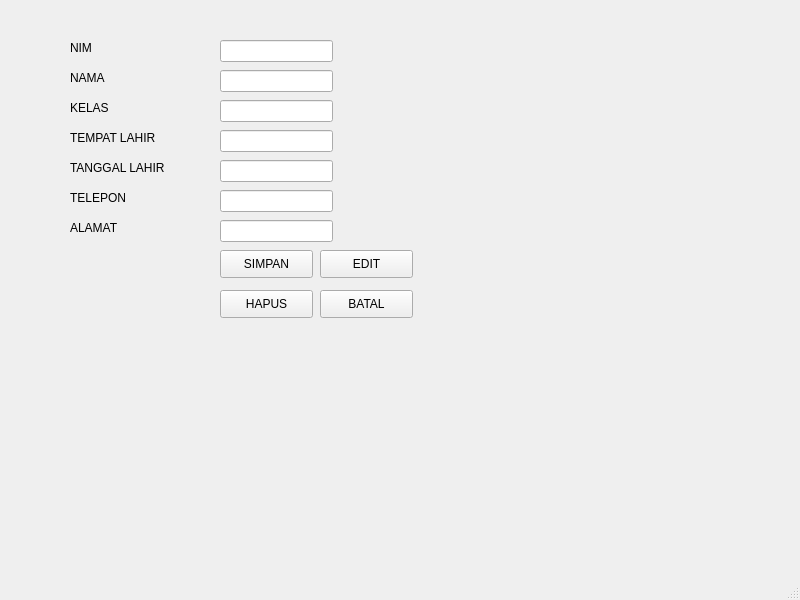
<?xml version="1.0" encoding="UTF-8"?>
<ui version="4.0">
 <class>MainWindow</class>
 <widget class="QMainWindow" name="MainWindow">
  <property name="geometry">
   <rect>
    <x>0</x>
    <y>0</y>
    <width>800</width>
    <height>600</height>
   </rect>
  </property>
  <property name="windowTitle">
   <string>MainWindow</string>
  </property>
  <widget class="QWidget" name="centralwidget">
   <widget class="QLabel" name="label">
    <property name="geometry">
     <rect>
      <x>70</x>
      <y>40</y>
      <width>55</width>
      <height>16</height>
     </rect>
    </property>
    <property name="text">
     <string>NIM</string>
    </property>
   </widget>
   <widget class="QLabel" name="label_2">
    <property name="geometry">
     <rect>
      <x>70</x>
      <y>70</y>
      <width>55</width>
      <height>16</height>
     </rect>
    </property>
    <property name="text">
     <string>NAMA</string>
    </property>
   </widget>
   <widget class="QLabel" name="label_3">
    <property name="geometry">
     <rect>
      <x>70</x>
      <y>100</y>
      <width>55</width>
      <height>16</height>
     </rect>
    </property>
    <property name="text">
     <string>KELAS</string>
    </property>
   </widget>
   <widget class="QLabel" name="label_4">
    <property name="geometry">
     <rect>
      <x>70</x>
      <y>130</y>
      <width>101</width>
      <height>16</height>
     </rect>
    </property>
    <property name="text">
     <string>TEMPAT LAHIR</string>
    </property>
   </widget>
   <widget class="QLabel" name="label_5">
    <property name="geometry">
     <rect>
      <x>70</x>
      <y>160</y>
      <width>101</width>
      <height>16</height>
     </rect>
    </property>
    <property name="text">
     <string>TANGGAL LAHIR</string>
    </property>
   </widget>
   <widget class="QLabel" name="label_6">
    <property name="geometry">
     <rect>
      <x>70</x>
      <y>190</y>
      <width>101</width>
      <height>16</height>
     </rect>
    </property>
    <property name="text">
     <string>TELEPON</string>
    </property>
   </widget>
   <widget class="QLabel" name="label_7">
    <property name="geometry">
     <rect>
      <x>70</x>
      <y>220</y>
      <width>101</width>
      <height>16</height>
     </rect>
    </property>
    <property name="text">
     <string>ALAMAT</string>
    </property>
   </widget>
   <widget class="QLineEdit" name="lineEdit">
    <property name="geometry">
     <rect>
      <x>220</x>
      <y>40</y>
      <width>113</width>
      <height>22</height>
     </rect>
    </property>
   </widget>
   <widget class="QLineEdit" name="lineEdit_2">
    <property name="geometry">
     <rect>
      <x>220</x>
      <y>70</y>
      <width>113</width>
      <height>22</height>
     </rect>
    </property>
   </widget>
   <widget class="QLineEdit" name="lineEdit_3">
    <property name="geometry">
     <rect>
      <x>220</x>
      <y>100</y>
      <width>113</width>
      <height>22</height>
     </rect>
    </property>
   </widget>
   <widget class="QLineEdit" name="lineEdit_4">
    <property name="geometry">
     <rect>
      <x>220</x>
      <y>130</y>
      <width>113</width>
      <height>22</height>
     </rect>
    </property>
   </widget>
   <widget class="QLineEdit" name="lineEdit_5">
    <property name="geometry">
     <rect>
      <x>220</x>
      <y>160</y>
      <width>113</width>
      <height>22</height>
     </rect>
    </property>
   </widget>
   <widget class="QLineEdit" name="lineEdit_6">
    <property name="geometry">
     <rect>
      <x>220</x>
      <y>190</y>
      <width>113</width>
      <height>22</height>
     </rect>
    </property>
   </widget>
   <widget class="QLineEdit" name="lineEdit_7">
    <property name="geometry">
     <rect>
      <x>220</x>
      <y>220</y>
      <width>113</width>
      <height>22</height>
     </rect>
    </property>
   </widget>
   <widget class="QPushButton" name="pushButton">
    <property name="geometry">
     <rect>
      <x>220</x>
      <y>250</y>
      <width>93</width>
      <height>28</height>
     </rect>
    </property>
    <property name="text">
     <string>SIMPAN</string>
    </property>
   </widget>
   <widget class="QPushButton" name="pushButton_2">
    <property name="geometry">
     <rect>
      <x>220</x>
      <y>290</y>
      <width>93</width>
      <height>28</height>
     </rect>
    </property>
    <property name="text">
     <string>HAPUS</string>
    </property>
   </widget>
   <widget class="QPushButton" name="pushButton_3">
    <property name="geometry">
     <rect>
      <x>320</x>
      <y>250</y>
      <width>93</width>
      <height>28</height>
     </rect>
    </property>
    <property name="text">
     <string>EDIT</string>
    </property>
   </widget>
   <widget class="QPushButton" name="pushButton_4">
    <property name="geometry">
     <rect>
      <x>320</x>
      <y>290</y>
      <width>93</width>
      <height>28</height>
     </rect>
    </property>
    <property name="text">
     <string>BATAL</string>
    </property>
   </widget>
  </widget>
  <widget class="QMenuBar" name="menubar">
   <property name="geometry">
    <rect>
     <x>0</x>
     <y>0</y>
     <width>800</width>
     <height>26</height>
    </rect>
   </property>
  </widget>
  <widget class="QStatusBar" name="statusbar"/>
 </widget>
 <resources/>
 <connections/>
</ui>
